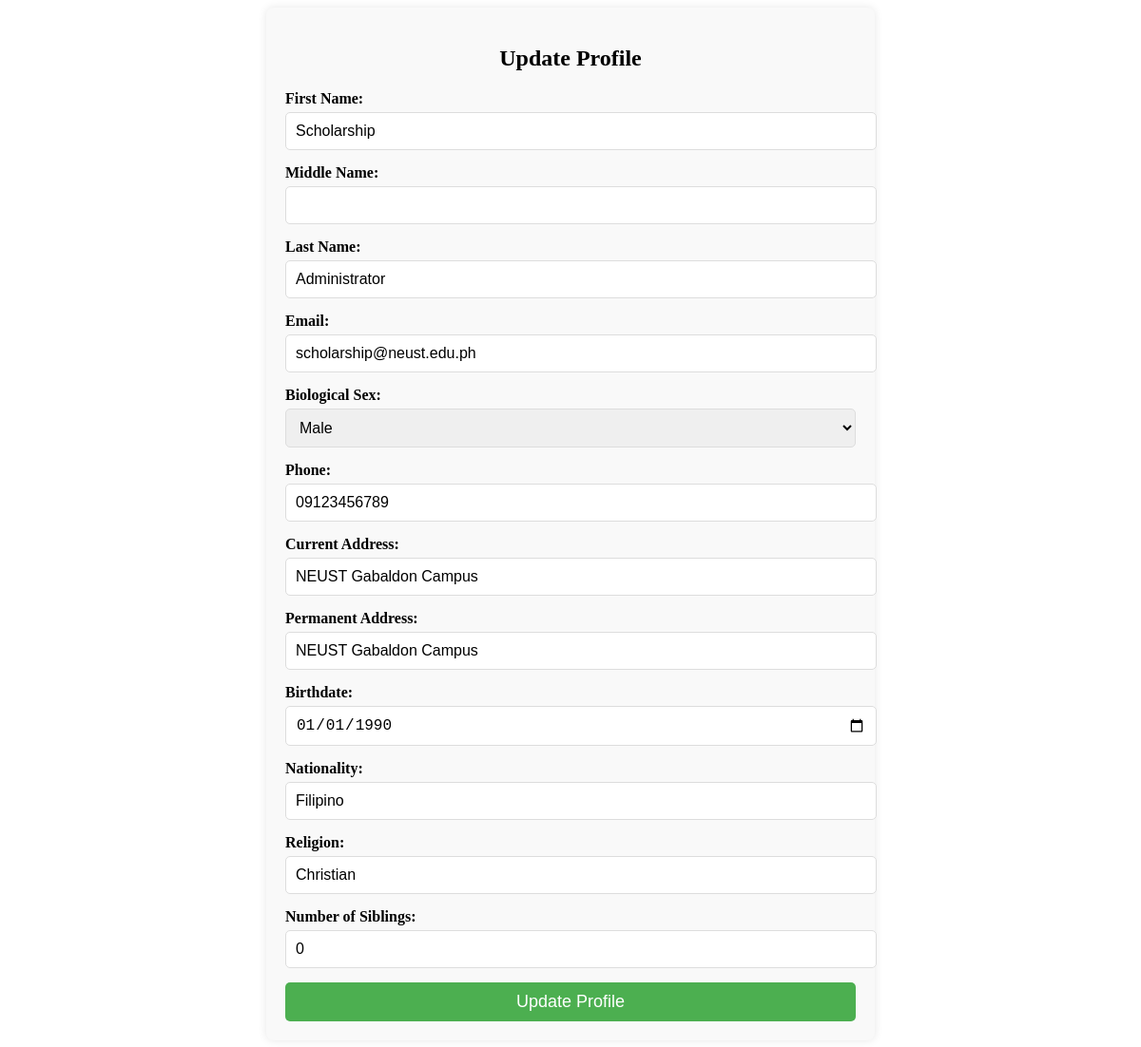
The page /student_profile.php (signed in) on the database its author committed.
### tables this page shows
CREATE TABLE `users` (
  `user_id` varchar(50) NOT NULL,
  `first_name` varchar(50) NOT NULL,
  `middle_name` varchar(50) DEFAULT NULL,
  `last_name` varchar(50) NOT NULL,
  `birth_date` date NOT NULL,
  `nationality` varchar(50) NOT NULL,
  `religion` varchar(50) NOT NULL,
  `biological_sex` varchar(10) NOT NULL,
  `email` varchar(100) NOT NULL,
  `phone` varchar(20) NOT NULL,
  `current_address` varchar(255) NOT NULL,
  `permanent_address` varchar(255) NOT NULL,
  `role` varchar(20) NOT NULL,
  `password_hash` varchar(255) NOT NULL,
  `mother_name` varchar(50) NOT NULL,
  `mother_work` varchar(50) NOT NULL,
  `mother_contact` varchar(20) NOT NULL,
  `father_name` varchar(50) NOT NULL,
  `father_work` varchar(50) NOT NULL,
  `father_contact` varchar(20) NOT NULL,
  `siblings_count` int(11) NOT NULL,
  `unit` varchar(50) DEFAULT NULL,
  `last_login` datetime DEFAULT NULL,
  `date_registered` datetime DEFAULT current_timestamp(),
  `profile_picture` varchar(255) DEFAULT NULL,
  `status` enum('Active','Inactive') NOT NULL DEFAULT 'Inactive',
  `year` int(11) DEFAULT NULL,
  `section` varchar(10) DEFAULT NULL,
  `course` varchar(100) DEFAULT NULL,
  `department` varchar(100) DEFAULT NULL,
  `gpa` decimal(3,2) DEFAULT NULL,
  `family_income` decimal(12,2) DEFAULT NULL
);

### student_profile.php (the view, shortened to what this page needs)
<?php
require_once 'config.php';
$user_id = $_SESSION['user_id'];
$query = "SELECT * FROM users WHERE user_id = ?";
$stmt = $conn->prepare($query);
$stmt->bind_param("s", $user_id);
$stmt->execute();
$result = $stmt->get_result();
$user = $result->fetch_assoc();
?>
<!DOCTYPE html>
<html lang="en">
<head>
</head>
<body>
<div class="profile-container">
    <h2>Update Profile</h2>
    <form method="POST" action="update_profile.php">
        <div class="form-group">
            <label for="first_name">First Name:</label>
            <input type="text" id="first_name" name="first_name" value="<?= htmlspecialchars($user['first_name']) ?>" required />
        </div>
        <div class="form-group">
            <label for="middle_name">Middle Name:</label>
            <input type="text" id="middle_name" name="middle_name" value="<?= htmlspecialchars($user['middle_name']) ?>" required />
        </div>
        <div class="form-group">
            <label for="last_name">Last Name:</label>
            <input type="text" id="last_name" name="last_name" value="<?= htmlspecialchars($user['last_name']) ?>" required />
        </div>
        <div class="form-group">
            <label for="email">Email:</label>
            <input type="email" id="email" name="email" value="<?= htmlspecialchars($user['email']) ?>" required />
        </div>
        <div class="form-group">
            <label for="biological_sex">Biological Sex:</label>
            <select id="biological_sex" name="biological_sex" required>
                <option value="Male" <?= ($user['biological_sex'] == 'Male') ? 'selected' : '' ?>>Male</option>
            </select>
        </div>
        <div class="form-group">
            <label for="phone">Phone:</label>
            <input type="text" id="phone" name="phone" value="<?= htmlspecialchars($user['phone']) ?>" required />
        </div>
        <div class="form-group">
            <label for="current_address">Current Address:</label>
            <input type="text" id="current_address" name="current_address" value="<?= htmlspecialchars($user['current_address']) ?>" required />
        </div>
        <div class="form-group">
            <label for="permanent_address">Permanent Address:</label>
            <input type="text" id="permanent_address" name="permanent_address" value="<?= htmlspecialchars($user['permanent_address']) ?>" required />
        </div>
        <div class="form-group">
            <label for="birth_date">Birthdate:</label>
            <input type="date" id="birth_date" name="birth_date" value="<?= htmlspecialchars($user['birth_date']) ?>" required />
        </div>
        <div class="form-group">
            <label for="nationality">Nationality:</label>
            <input type="text" id="nationality" name="nationality" value="<?= htmlspecialchars($user['nationality']) ?>" required />
        </div>
        <div class="form-group">
            <label for="religion">Religion:</label>
            <input type="text" id="religion" name="religion" value="<?= htmlspecialchars($user['religion']) ?>" required />
        </div>
        <div class="form-group">
            <label for="siblings_count">Number of Siblings:</label>
            <input type="number" id="siblings_count" name="siblings_count" value="<?= htmlspecialchars($user['siblings_count']) ?>" required />
        </div>
        <button type="submit">Update Profile</button>
    </form>
</div>
</body>
</html>

### student_profile.php (style rules this page uses)
.profile-container { max-width: 600px; margin: 0 auto; padding: 20px; background-color: #f9f9f9; border-radius: 8px; box-shadow: 0 0 10px rgba(0, 0, 0, 0.1); }
h2 { text-align: center; }
.form-group { margin-bottom: 15px; }
label { display: block; font-weight: bold; margin-bottom: 5px; }
input, select { width: 100%; padding: 10px; font-size: 16px; border: 1px solid #ddd; border-radius: 5px; }
button { width: 100%; padding: 10px; background-color: #4CAF50; color: white; font-size: 18px; border: none; border-radius: 5px; cursor: pointer; }

### rows shown on the page
users: first_name "Scholarship", last_name "Administrator", email "scholarship@neust.edu.ph", biological_sex "Male", phone "09123456789", current_address "NEUST Gabaldon Campus", permanent_address "NEUST Gabaldon Campus", birth_date "01/01/1990", nationality "Filipino", religion "Christian", siblings_count "0"
